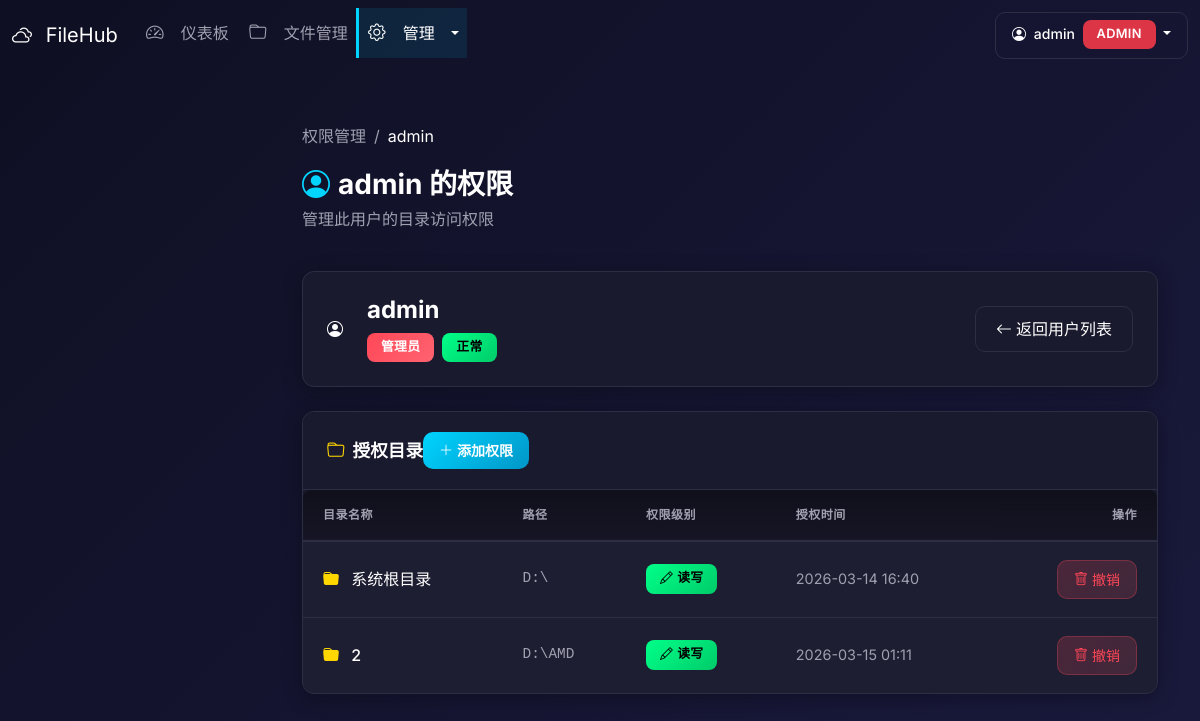
Before: /admin/permissions/user/1 (signed in) with the older database file.
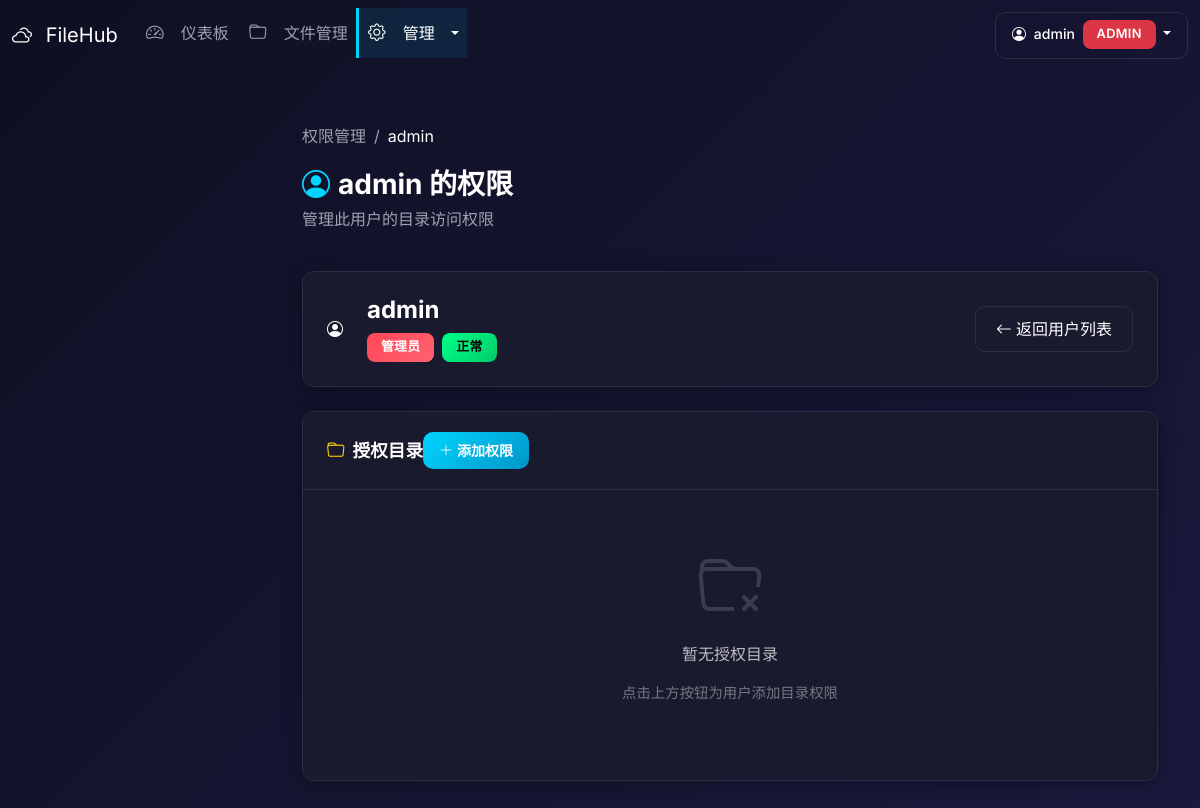
After: the same page with the newer database file.
### database.py (models this page shows, shortened)
class Permission(Base):
    __tablename__ = 'permissions'
    id = Column(Integer, primary_key=True, autoincrement=True)
    user_id = Column(Integer, ForeignKey('users.id', ondelete='CASCADE'), nullable=False, index=True)
    directory_path = Column(String(500), nullable=False, index=True)
    directory_name = Column(String(100), nullable=False)  # 目录显示名称
    permission_level = Column(String(10), nullable=False)  # read, write
    granted_at = Column(DateTime, default=datetime.now)
    granted_by = Column(Integer, ForeignKey('users.id'), nullable=True)
    user = relationship('User', back_populates='permissions', foreign_keys='Permission.user_id')

### app.py (the view)
@app.route('/admin/permissions/user/<int:user_id>')
@login_required
@admin_required
def admin_permissions_user(user_id):
    user = get_user_by_id(user_id)
    if not user:
        flash('用户不存在', 'danger')
        return redirect(url_for('admin_permissions'))
    permissions = get_user_permissions(user_id)
    return render_template('admin/permissions_detail.html', user=user, permissions=permissions)

### auth.py (called while the page is built)
def get_user_by_id(user_id):
    db = get_session()
    try:
        return db.query(User).filter(User.id == user_id).first()
    finally:
        db.close()

def login_required(f):
    @wraps(f)
    def decorated_function(*args, **kwargs):
        if 'user_id' not in session:
            if request.path.startswith('/api/'):
                return jsonify({'success': False, 'error': '请先登录'}), 401
            flash('请先登录', 'warning')
            return redirect(url_for('login', next=request.url))
        return f(*args, **kwargs)
    return decorated_function

### database.py (called while the page is built)
def get_session():
    return Session()

### permissions.py (called while the page is built)
def get_user_permissions(user_id):
    db = get_session()
    try:
        return db.query(Permission).filter(Permission.user_id == user_id).all()
    finally:
        db.close()

### templates/admin/permissions_detail.html (shortened to what the changed rows need)
{% extends "base.html" %}
{% block content %}
<div class="row mb-4">
    <div class="col-12">
        <h2 class="page-title">
            <i class="bi bi-person-circle me-2" style="color: #00d4ff;"></i>{{ user.username }} 的权限
        </h2>
    </div>
</div>
<div class="content-card">
    <div class="card-body-custom">
        {% if permissions %}
        <div class="table-responsive">
            <table class="table table-hover">
                <thead>
                    <tr>
                        <th>目录名称</th>
                        <th>路径</th>
                        <th>权限级别</th>
                        <th>授权时间</th>
                        <th class="text-end">操作</th>
                    </tr>
                </thead>
                <tbody>
                    {% for perm in permissions %}
                    <tr>
                        <td class="text-white">
                            <i class="bi bi-folder-fill me-2" style="color: #ffd700;"></i>
                            <span class="fw-medium">{{ perm.directory_name }}</span>
                        </td>
                        <td class="text-muted font-monospace small">{{ perm.directory_path }}</td>
                        <td>
                            {% if perm.permission_level == 'write' %}
                            <span class="badge" style="background: linear-gradient(135deg, #00ff88, #00cc6a); color: #000; font-weight: 600;">
                                <i class="bi bi-pencil me-1"></i>读写
                            </span>
                            {% else %}
                            <span class="badge" style="background: linear-gradient(135deg, #00d4ff, #0096c8); color: #fff; font-weight: 600;">
                                <i class="bi bi-eye me-1"></i>只读
                            </span>
                            {% endif %}
                        </td>
                        <td class="text-muted small">
                            {{ perm.granted_at.strftime('%Y-%m-%d %H:%M') if perm.granted_at else '-' }}
                        </td>
                        <td class="text-end">
                            <button class="btn btn-sm" style="background: linear-gradient(135deg, rgba(255,71,87,0.2), rgba(255,99,113,0.15)); color: #ff4757; border: 1px solid rgba(255,71,87,0.3); font-weight: 500;"
                                    onclick="revokePermission({{ perm.id }})">
                                <i class="bi bi-trash me-1"></i>撤销
                            </button>
                        </td>
                    </tr>
                    {% endfor %}
                </tbody>
            </table>
        </div>
        {% else %}
        <div class="empty-state">
            <i class="bi bi-folder-x display-4" style="color: rgba(255,255,255,0.3);"></i>
            <p class="mt-3" style="color: rgba(255,255,255,0.7); font-weight: 500;">暂无授权目录</p>
            <p style="color: rgba(255,255,255,0.4); font-size: 0.9rem;">点击上方按钮为用户添加目录权限</p>
        </div>
        {% endif %}
    </div>
</div>
{% endblock %}

Changed rows visible on the page:
removed Permission: directory_name "系统根目录", directory_path "D:\\", permission_level "write" (drawn), granted_at "2026-03-14 16:40"
removed Permission: directory_name "2", directory_path "D:\\AMD", permission_level "write" (drawn), granted_at "2026-03-15 01:11"
Other visible differences:
text no longer shown: "目录名称 路径 权限级别 授权时间 操作"
text now shown: "暂无授权目录 点击上方按钮为用户添加目录权限"
